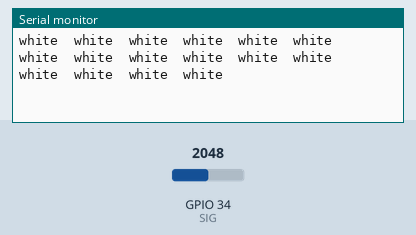
A sketch run on a simulated ESP32. Shown: the last lines printed to the serial monitor. Inputs (shaded band) come from the test bench; at power-on: GPIO 34 (SIG) = 2048.

Above: at 1.2 s.
1.3 s: GPIO 34 (SIG) set to 1536
4.3 s: GPIO 34 (SIG) set to 1475
At 4.4 s:
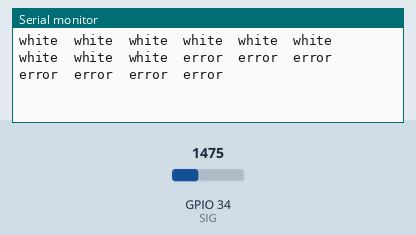
At 4.85 s:
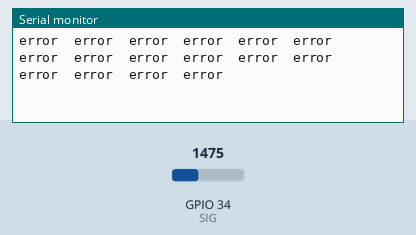

The sketch:

LFR_16.ino
```cpp
// ===== PIN DEFINITIONS =====
#define S0 25
#define S1 26
#define S2 27
#define S3 14
#define SIG 34   // Z_OP connected here

#define NUM_SENSORS 16
#define SAMPLES 5          // Small averaging for stability
#define SETTLE_TIME 10      // microseconds

void setup() {
  Serial.begin(115200);

  pinMode(S0, OUTPUT);
  pinMode(S1, OUTPUT);
  pinMode(S2, OUTPUT);
  pinMode(S3, OUTPUT);

  analogSetWidth(12);                  // 0–4095 range
  analogSetAttenuation(ADC_11db);      // Full 3.3V range

  Serial.println("ByteSense 16CH Raw Readings");
  Serial.println("--------------------------------------------");
}


// Fast raw read with small averaging
int readChannel(int ch) {

  digitalWrite(S0, ch & 1);
  digitalWrite(S1, (ch >> 1) & 1);
  digitalWrite(S2, (ch >> 2) & 1);
  digitalWrite(S3, (ch >> 3) & 1);

  delayMicroseconds(SETTLE_TIME);

  int sum = 0;
  for (int i = 0; i < SAMPLES; i++) {
    sum += analogRead(SIG);
  }

  return sum / SAMPLES;
}


void loop() {

  for (int i = 0; i < NUM_SENSORS; i++) {
    int value = readChannel(i);

    // Clean aligned formatting
  // Keep alignment
    if (value > 3000) {
      Serial.print("black");
    }

    else if (value < 2900 & value > 1500){
      Serial.print("white");
    }

    else {
      Serial.print("error");
    }
    Serial.print("  ");
  }

  Serial.println();
  delay(100);
}
```

Measured:
- the behaviour switches between 1501 and 1500 on GPIO 34 (SIG) (found by bisection; images 0 and 1)
